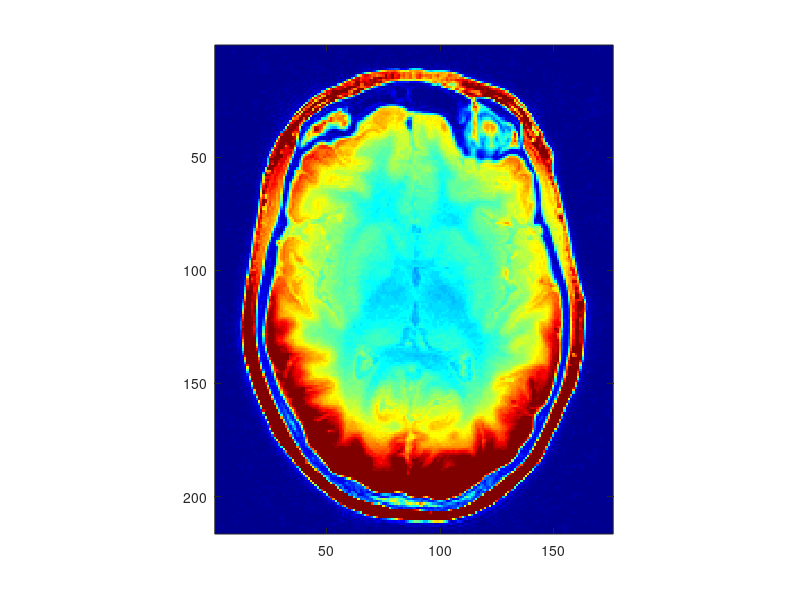
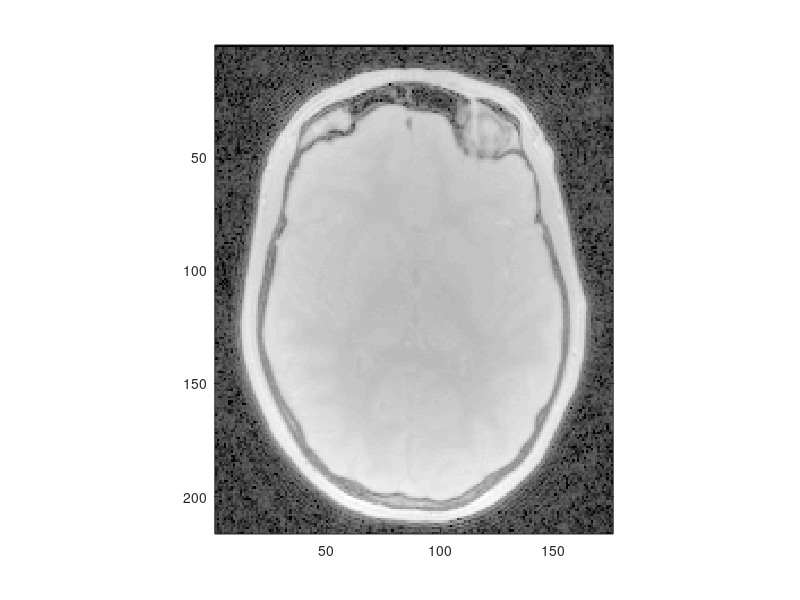

Recreate these plots in MATLAB, in order. (Note: this script raises an error after producing the figures.)
%% Attempt 2D N3 Correction

% Load image:
load("MRIslice.mat")
slice = double(slice);
figure; imagesc(slice) ; axis image; colormap("jet");caxis([0 800])

img = log10(slice);
figure; imagesc(img) ; axis image; colormap("gray")
img(isinf(img)) = 0; % correct values that were at zero:

%% Algorithm
threshold = 1e-6;
metric =  10000;
bias = zeros(size(img)); biasOld = ones(size(img));
iter = 1;
maxIter = 5;
[utrue, vtrue] = meshgrid(1:size(slice,2), 1:size(slice,1)); % matlab has this backwards


% run until converged or max iterations hit
while (metric > threshold) 

    if (iter > maxIter)
        break;
    end

    % histogram sharpen and deconvolve
    piHat = N3_deconvolutionStep(img, bias); 

    % apply this to generate bias field
    r = N3_biasCorrectionStep(img, bias, piHat);
    
    % smooth with bsplines
    bias = N3_bSplineSmoothStep(r, utrue,vtrue,50,50);

    metric = sum( abs(bias - biasOld),"all","omitnan");

    biasOld = bias;
    iter = iter+1;

end

img2 =img -  bias;

figure; imagesc(r);axis image; colormap("jet");
figure; imagesc(img- r);axis image; colormap("jet");
figure; imagesc(img);axis image; colormap("jet");
figure; imagesc(slice) ; axis image; colormap("jet");caxis([0 800])
figure; imagesc(10.^(img2)) ; axis image; colormap("jet"); caxis([0 800])
